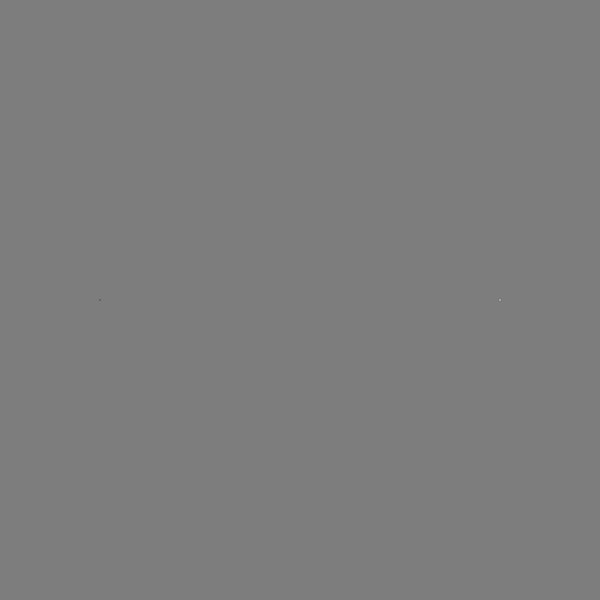
Frame 1 (no input)
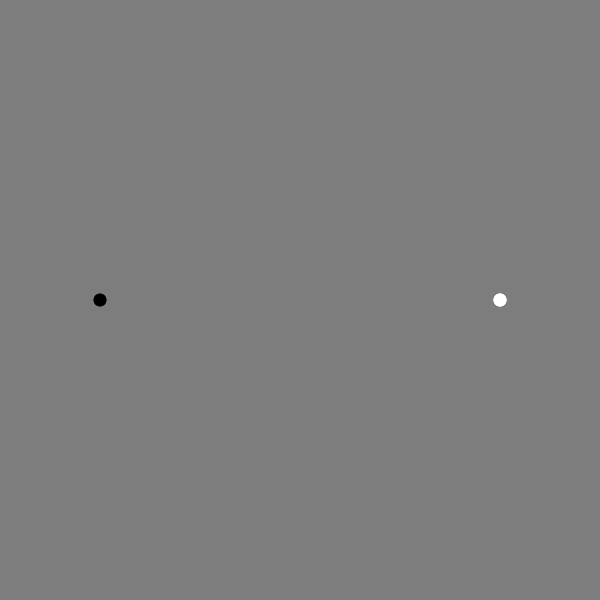
Frame 60 (the mouse pressed at the canvas centre just before this capture)
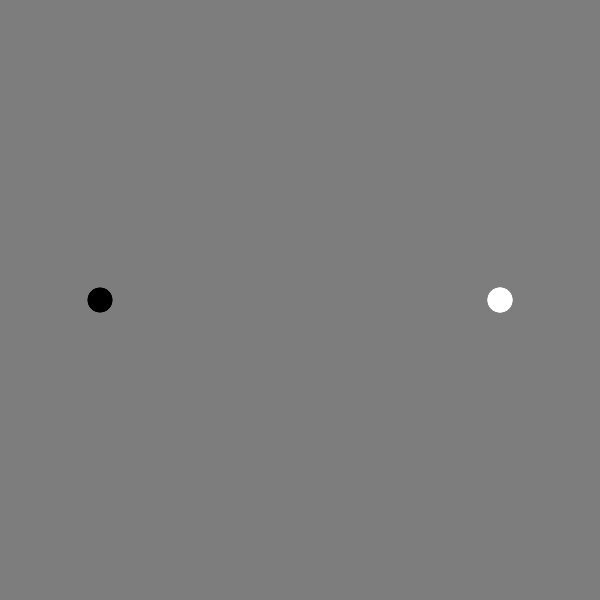
Frame 120 (the mouse held since frame 60 and released just before this capture)

The Processing sketch that drew these frames (run headless with seeded random() and noise(); from frame 60 on, the mouse is pressed at the canvas centre):

// Processing sketch: processing_79290
// ── processing_79290.pde

float a = 1;
float b = 1;
float c = 100;
float d = 500;
float e = 300;
float f = 300;
void setup () {
    size(600,600);
    background(125);
}
  
void draw () {
  smooth();
  noStroke();
  fill(0);
  ellipse(c, e,b*a, b*a);

  noStroke();
  fill(255);
  b = b + 0.2;
  ellipse(d, f,b*a,b*a);
   if(b > 300){
    a = a + 0.2;
  }
}
